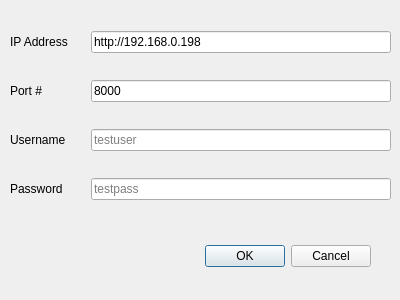
<?xml version="1.0" encoding="UTF-8"?>
<ui version="4.0">
 <class>Dialog</class>
 <widget class="QDialog" name="Dialog">
  <property name="geometry">
   <rect>
    <x>0</x>
    <y>0</y>
    <width>400</width>
    <height>300</height>
   </rect>
  </property>
  <property name="windowTitle">
   <string>Dialog</string>
  </property>
  <property name="sizeGripEnabled">
   <bool>false</bool>
  </property>
  <widget class="QDialogButtonBox" name="buttonBox">
   <property name="geometry">
    <rect>
     <x>30</x>
     <y>240</y>
     <width>341</width>
     <height>32</height>
    </rect>
   </property>
   <property name="orientation">
    <enum>Qt::Horizontal</enum>
   </property>
   <property name="standardButtons">
    <set>QDialogButtonBox::Cancel|QDialogButtonBox::Ok</set>
   </property>
  </widget>
  <widget class="QWidget" name="verticalLayoutWidget">
   <property name="geometry">
    <rect>
     <x>10</x>
     <y>10</y>
     <width>381</width>
     <height>211</height>
    </rect>
   </property>
   <layout class="QVBoxLayout" name="verticalLayout">
    <item>
     <layout class="QHBoxLayout" name="horizontalLayout_3" stretch="1,4">
      <item>
       <widget class="QLabel" name="label_ipAddress">
        <property name="text">
         <string>IP Address</string>
        </property>
       </widget>
      </item>
      <item>
       <widget class="QLineEdit" name="lineEdit_ipAddress">
        <property name="text">
         <string>http://192.168.0.198</string>
        </property>
        <property name="placeholderText">
         <string>http://192.168.0.198</string>
        </property>
       </widget>
      </item>
     </layout>
    </item>
    <item>
     <layout class="QHBoxLayout" name="horizontalLayout_4" stretch="1,4">
      <item>
       <widget class="QLabel" name="label_port">
        <property name="text">
         <string>Port #</string>
        </property>
       </widget>
      </item>
      <item>
       <widget class="QLineEdit" name="lineEdit_port">
        <property name="text">
         <string>8000</string>
        </property>
        <property name="placeholderText">
         <string>8000</string>
        </property>
       </widget>
      </item>
     </layout>
    </item>
    <item>
     <layout class="QHBoxLayout" name="horizontalLayout_2" stretch="1,4">
      <item>
       <widget class="QLabel" name="label_username">
        <property name="text">
         <string>Username</string>
        </property>
       </widget>
      </item>
      <item>
       <widget class="QLineEdit" name="lineEdit_username">
        <property name="text">
         <string/>
        </property>
        <property name="placeholderText">
         <string>testuser</string>
        </property>
       </widget>
      </item>
     </layout>
    </item>
    <item>
     <layout class="QHBoxLayout" name="horizontalLayout_5" stretch="1,4">
      <item>
       <widget class="QLabel" name="label_password">
        <property name="text">
         <string>Password</string>
        </property>
       </widget>
      </item>
      <item>
       <widget class="QLineEdit" name="lineEdit_password">
        <property name="text">
         <string/>
        </property>
        <property name="placeholderText">
         <string>testpass</string>
        </property>
       </widget>
      </item>
     </layout>
    </item>
   </layout>
  </widget>
 </widget>
 <resources/>
 <connections>
  <connection>
   <sender>buttonBox</sender>
   <signal>accepted()</signal>
   <receiver>Dialog</receiver>
   <slot>accept()</slot>
   <hints>
    <hint type="sourcelabel">
     <x>248</x>
     <y>254</y>
    </hint>
    <hint type="destinationlabel">
     <x>157</x>
     <y>274</y>
    </hint>
   </hints>
  </connection>
  <connection>
   <sender>buttonBox</sender>
   <signal>rejected()</signal>
   <receiver>Dialog</receiver>
   <slot>reject()</slot>
   <hints>
    <hint type="sourcelabel">
     <x>316</x>
     <y>260</y>
    </hint>
    <hint type="destinationlabel">
     <x>286</x>
     <y>274</y>
    </hint>
   </hints>
  </connection>
 </connections>
</ui>
